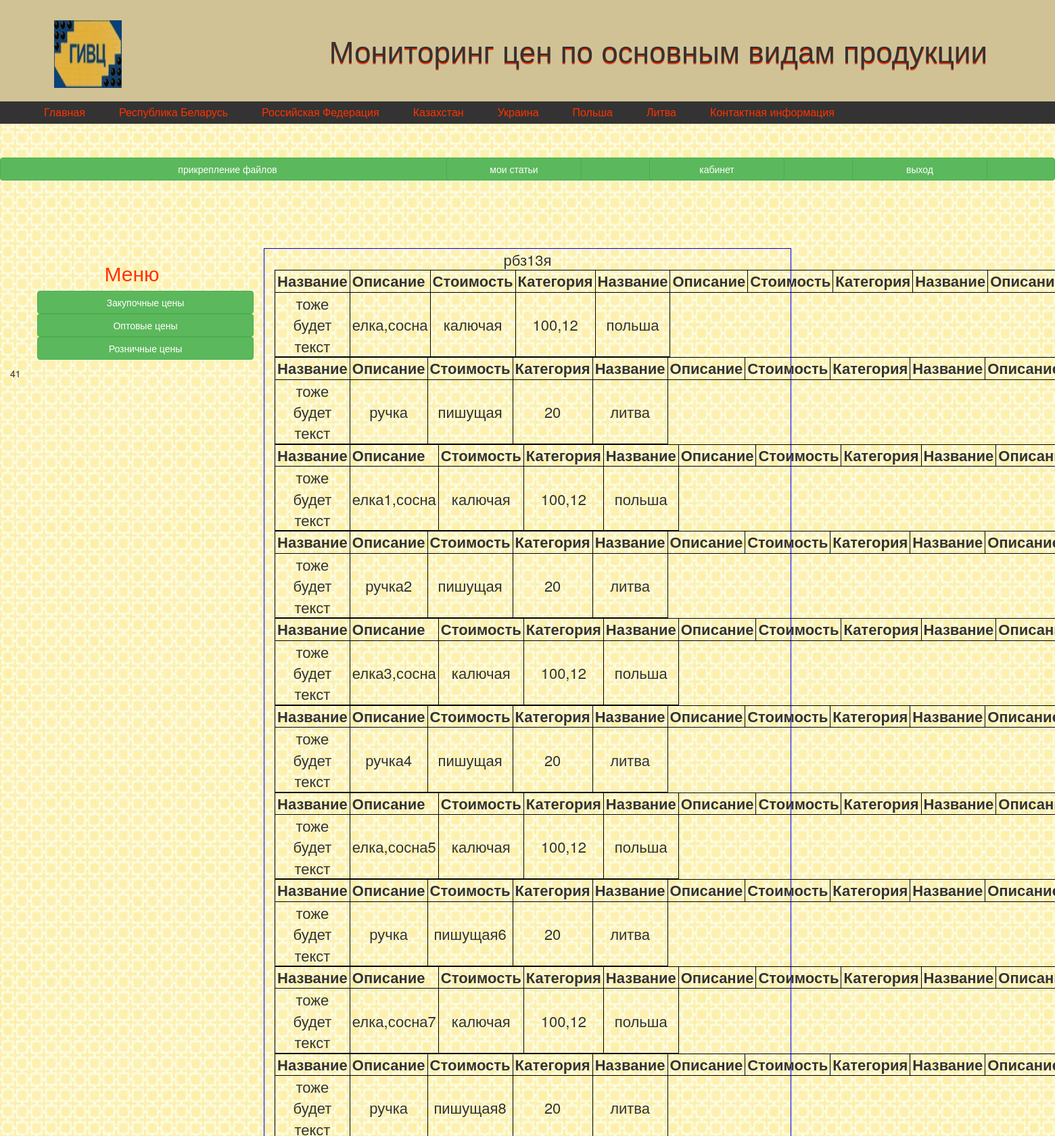
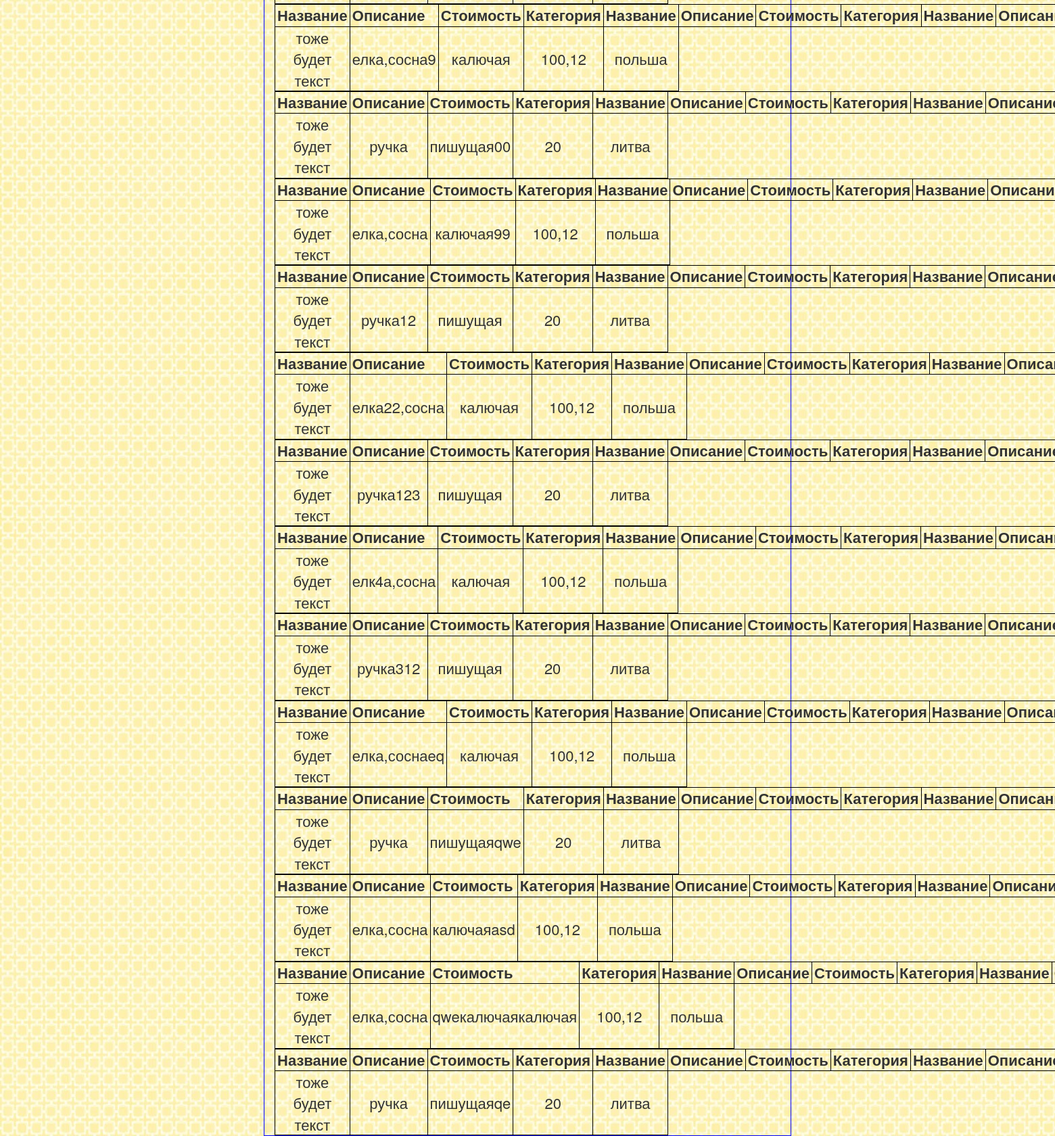
/rbz13ia.php (signed in), run on the app's committed database (2 pictures, top to bottom).
### tables this page shows
CREATE TABLE IF NOT EXISTS `statias` (
  `id` int(11) NOT NULL AUTO_INCREMENT,
  `cat_id` tinytext NOT NULL,
  `cat_cen_id` tinytext NOT NULL,
  `cat_god_id` tinytext NOT NULL,
  `cat_mes_id` tinytext NOT NULL,
  `name_categoria` tinytext NOT NULL,
  `editor1` text NOT NULL,
  `file_foto` tinytext NOT NULL,
  `table-categoria` tinytext NOT NULL,
  `data_reg` datetime NOT NULL,
  `blockunblock` enum('block','unblock') NOT NULL DEFAULT 'unblock',
  `user_id` int(11) NOT NULL,
  `update1` date NOT NULL,
  `showhide` enum('show','hide') DEFAULT 'show',
  PRIMARY KEY (`id`)
);

CREATE TABLE IF NOT EXISTS `prices` (
  `id` int(11) NOT NULL AUTO_INCREMENT,
  `user_id` int(11) NOT NULL,
  `vv0` text NOT NULL,
  `vv1` text NOT NULL,
  `vv2` text NOT NULL,
  `vv3` text NOT NULL,
  `data_vstavki` datetime NOT NULL,
  PRIMARY KEY (`id`)
);

### class/Database.php (called while the page is built, shortened)
<?php
class Database{
private $host = DB_HOST;
private $user= DB_USER;
private $pass=DB_PASS;
private $dbname=DB_NAME;
private $port=DB_PORT;
private $dbh;
private $stmt;
public function __construct(){
$dsn='mysql:host=' .$this->host . ';port=' . $this->port.';dbname=' . $this->dbname;
$options=array(
PDO::ATTR_ERRMODE=>PDO::ERRMODE_EXCEPTION
);
try{
$this->dbh=new PDO($dsn, $this->user, $this->pass, $options);
}
catch(PDOException $e){
$this->error=$e->getMessage();
}
}
public function query($query){
    $this->stmt = $this->dbh->prepare($query);
}
public function execute(){
    return $this->stmt->execute();
}
public function resultset(){
    $this->execute();
    return $this->stmt->fetchAll(PDO::FETCH_ASSOC);
}
}

### rbz13ia.php (the view, shortened to what this page needs)
<?php require_once('templates/top.php');
  	require_once ("class/Database.php");
$database = new Database();
$query="SELECT * FROM statias WHERE cat_god_id=1 and cat_mes_id=1";
$database->query($query);
$all = $database->resultset();
foreach($all as $one){
 echo "<div class='art'>".$one['name_categoria']."<br/>";
}
$database = new Database();
$query="SELECT * FROM prices";
$database->query($query);
$al = $database->resultset();
foreach($al as $two){
echo "<table class='brd' width='100%'>
<tr>
	<th>Название</th>
	<th>Описание</th>
	<th>Стоимость</th>
	<th>Категория</th>
	<th>Название</th>
	<th>Описание</th>
	<th>Стоимость</th>
	<th>Категория</th>
	<th>Название</th>
	<th>Описание</th>
	<th>Стоимость</th>
	<th>Категория</th>
	<th>Название</th>
	<th>Описание</th>
	<th>Стоимость</th>
	<th>Категория</th>
</tr>
<tr>
	<td>тоже будет текст</td>
	<td>".$two['vv0']."</td>
	<td>".$two['vv1']."</td>
	<td>".$two['vv2']."</td>
	<td>".$two['vv3']."</td>
</tr>
</table>";
	};
?>

### media/css/style.css (style rules this page uses)
body { background: url(../img/geluzor75.jpg); padding:0; margin:0; }
.col-md-6 div { text-align: center; font-size: 22px; }

### rbz13ia.php (style rules this page uses)
table { border-collapse: collapse; }
table th, table td { padding: 0 3px; }
table.brd th, table.brd td { border: 1px solid #000; }

### data on the page
statias: name_categoria "рбз13я"
prices: vv0 "елка,сосна", vv1 "калючая", vv2 "100,12", vv3 "польша"
prices: vv0 "ручка", vv1 "пишущая", vv2 "20", vv3 "литва"
prices: vv0 "елка1,сосна", vv1 "калючая", vv2 "100,12", vv3 "польша"
prices: vv0 "ручка2", vv1 "пишущая", vv2 "20", vv3 "литва"
prices: vv0 "елка3,сосна", vv1 "калючая", vv2 "100,12", vv3 "польша"
prices: vv0 "ручка4", vv1 "пишущая", vv2 "20", vv3 "литва"
prices: vv0 "елка,сосна5", vv1 "калючая", vv2 "100,12", vv3 "польша"
prices: vv0 "ручка", vv1 "пишущая6", vv2 "20", vv3 "литва"
prices: vv0 "елка,сосна7", vv1 "калючая", vv2 "100,12", vv3 "польша"
prices: vv0 "ручка", vv1 "пишущая8", vv2 "20", vv3 "литва"
prices: vv0 "елка,сосна9", vv1 "калючая", vv2 "100,12", vv3 "польша"
prices: vv0 "ручка", vv1 "пишущая00", vv2 "20", vv3 "литва"
prices: vv0 "елка,сосна", vv1 "калючая99", vv2 "100,12", vv3 "польша"
prices: vv0 "ручка12", vv1 "пишущая", vv2 "20", vv3 "литва"
prices: vv0 "елка22,сосна", vv1 "калючая", vv2 "100,12", vv3 "польша"
prices: vv0 "ручка123", vv1 "пишущая", vv2 "20", vv3 "литва"
prices: vv0 "елк4а,сосна", vv1 "калючая", vv2 "100,12", vv3 "польша"
prices: vv0 "ручка312", vv1 "пишущая", vv2 "20", vv3 "литва"
prices: vv0 "елка,соснаeq", vv1 "калючая", vv2 "100,12", vv3 "польша"
prices: vv0 "ручка", vv1 "пишущаяqwe", vv2 "20", vv3 "литва"
prices: vv0 "елка,сосна", vv1 "калючаяasd", vv2 "100,12", vv3 "польша"
prices: vv0 "елка,сосна", vv1 "qweкалючаякалючая", vv2 "100,12", vv3 "польша"
prices: vv0 "ручка", vv1 "пишущаяqe", vv2 "20", vv3 "литва"

### other printed values
$_SESSION['id'] "41"
